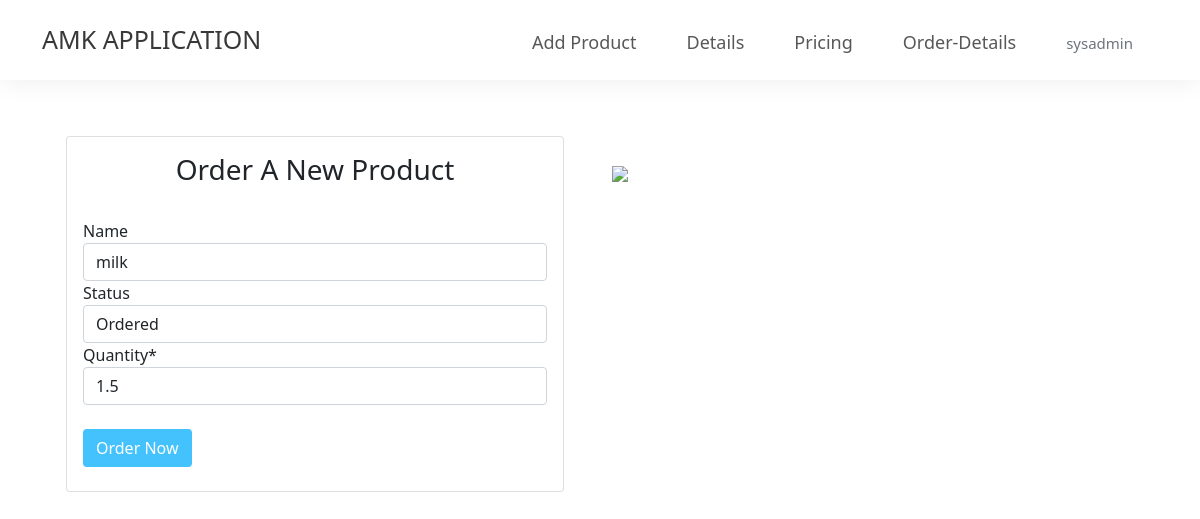
Page /order/7/edit/ (signed in) on the committed database.
### amkapp/models.py (models this page shows, shortened)
class Order(models.Model):
    name = models.CharField(max_length=100,null=True,blank=True)
    quantity = models.FloatField()
    date = models.DateTimeField(auto_now_add=True)
    status = models.CharField(max_length=100,null=True,blank=True,default="Ordered")
    customer = models.ForeignKey(User,on_delete=models.CASCADE)

### amkapp/views.py (the view)
# urls.py: path('order/<int:pk>/edit/',views.deliveryupdate,name="order-edit"),
def deliveryupdate(request,pk):
    if request.method == 'GET':
        order = get_object_or_404(Order,pk=pk)
        form = OrderForm(initial={
            'status':order.status,
            'name':order.name,
            'quantity':order.quantity
        })
        return render(request,'index.html',{'form':form})
    if request.method == 'POST':
        order = get_object_or_404(Order,pk=pk)
        order.status = request.POST.get('status')
        order.save()
        return redirect('delivery')

### amkapp/forms.py
class OrderForm(forms.ModelForm):
    class Meta:
        model = Order
        fields = ['name','status','quantity']
    def __init__(self, *args, **kwargs):
        super().__init__(*args, **kwargs)
        for field_name in self.fields:
            field = self.fields.get(field_name)
            self.fields[field_name].widget.attrs.update({
                "placeholder": field.label,
                'class': "form-control",
                'autocomplete':"off"
            })

### amkapp/templates/index.html (shortened to what this page needs)
{% extends 'base.html' %}
{% load crispy_forms_tags %}
{% block content %}
<div class="container mt-5 py-2">
    <div class="row">
        <div class="col-md-6">
            <div class="container">
                <div class="card">
                    <div class="card-title">
                        <h3 class="text-center title m-3">Order A New Product</h3>
                        <div class="card-body">
                            <form method="POST" enctype="multipart/form-data">
                                {{form|crispy}}
                                <br/>
                                <input type="submit" class="btn" value="Order Now">
                            </form>
                        </div>
                    </div>
                </div>
            </div>
        </div>
        <div class="col-md-6">
            <br/>
            <div class="img-container">
                <img class="mobile" src="https://image.freepik.com/free-vector/milk-cartoon-icons-dairy-product-set-with-cheese-cheddar-brie-ricotta-yoghurt-butter-jar_144101-57.jpg" width="500">
            </div>
        </div>
    </div>
    <br/>
</div>
{% endblock content %}

### amkapp/templates/base.html (shortened to what this page needs)
{% load static %}
<!doctype html>
<html lang="en">
    <head>
        <link href="https://cdn.jsdelivr.net/npm/bootstrap@5.0.1/dist/css/bootstrap.min.css" rel="stylesheet">
        <link rel="stylesheet" href="{% static 'css/style.css' %}"></link>
        <link rel="stylesheet" href="https://cdnjs.cloudflare.com/ajax/libs/font-awesome/5.15.3/css/all.min.css" />
    </head>
    <body oncontextmenu="return false;">
        <nav class="navbar">
            <div class="container">
                <a href="{% url 'home' %}" class="navlogo">AMK APPLICATION</a>
                <ul class="main-nav">
                    {% if request.user.is_authenticated %}
                        <li><a href="{% url 'home' %}" class="navlink">Add Product</a></li>
                        <li><a href="{% url 'orders' %}" class="navlink">Details</a></li>
                        <li><a href="{% url 'prices' %}" class="navlink">Pricing</a></li>
                        {% if request.user.is_staff %}
                            <li><a href="{% url 'delivery' %}" class="navlink">Order-Details</a></li>
                        {% endif %}
                        {% if request.user %}
                        <div class="dropdown">
                            <a href="#" class="dropbtn navlink text-muted"><span style="font-size:15px;">{{request.user}}</span></a>
                        </div>
                        {% endif %}
                    {% endif %}
                </ul>
            </div>
        </nav>
        {% block content %}
        {% endblock content %}
    </body>
</html>

### amkapp/static/css/style.css (style rules this page uses)
.navbar { height: 80px; box-shadow: 0px 0px 25px 0 rgb(0 0 0 / 8%); z-index:999; }
.main-nav { list-style: none; display: flex; justify-content: flex-end; align-items: center; padding: 20px 0 0 0px; }
.navlink { margin:25px; text-decoration: none; font-size: 18px; color: rgba(0, 0, 0, 0.658); }
.navlogo { text-decoration: none; font-size: 25px; color: rgba(0, 0, 0, 0.781); }
.btn { background-color:#44c2fd; color:#fff; }

### amkapp/templates/base.html (style rules this page uses)
.dropdown { position: relative; display: inline-block; }

### rows in the picture
Order: name "milk", status "Ordered", quantity "1.5"

### other values in the picture
{{ request.user }} "sysadmin"
